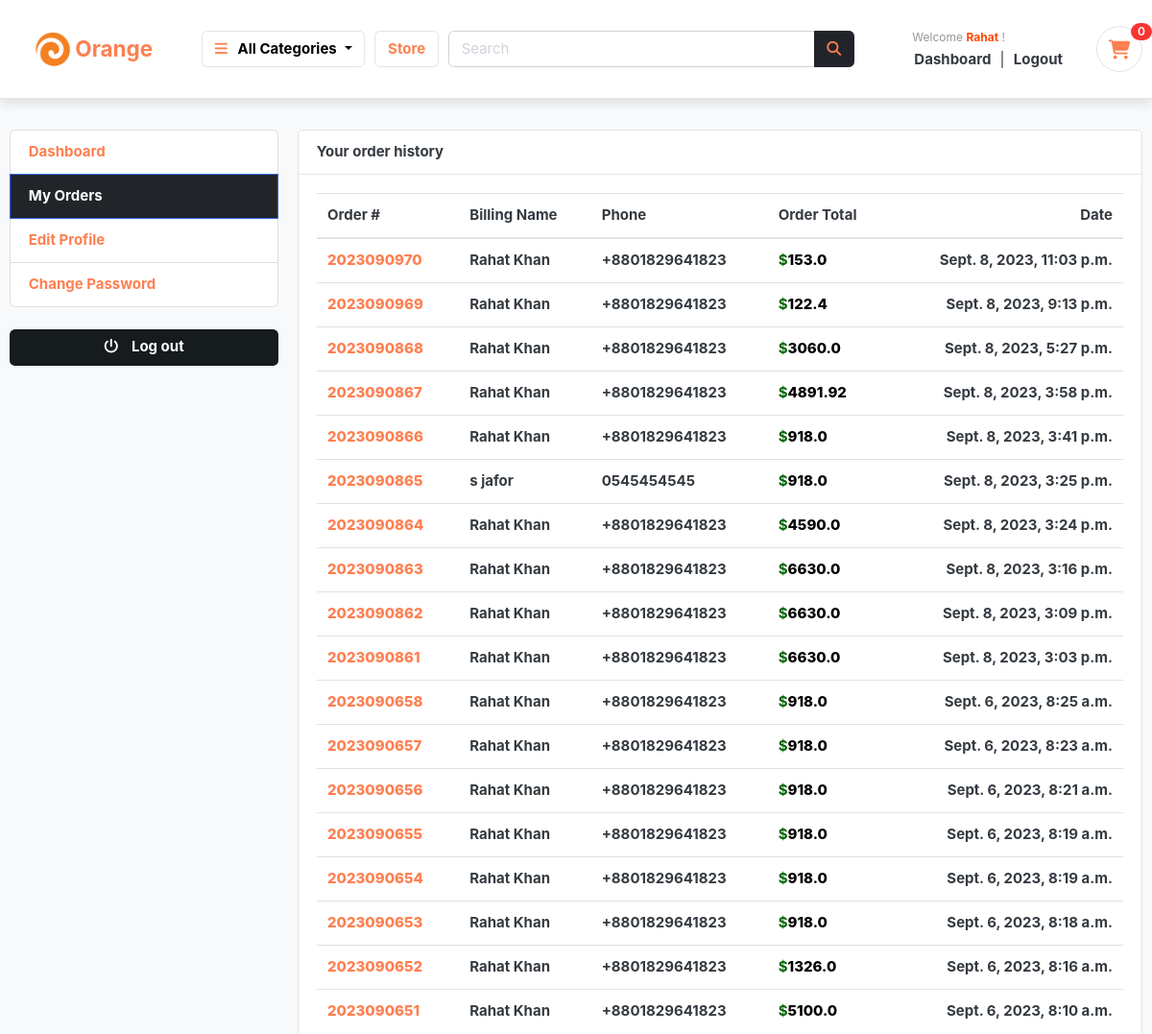
Before: /accounts/my_orders/ (signed in, upper part) with the older database file.
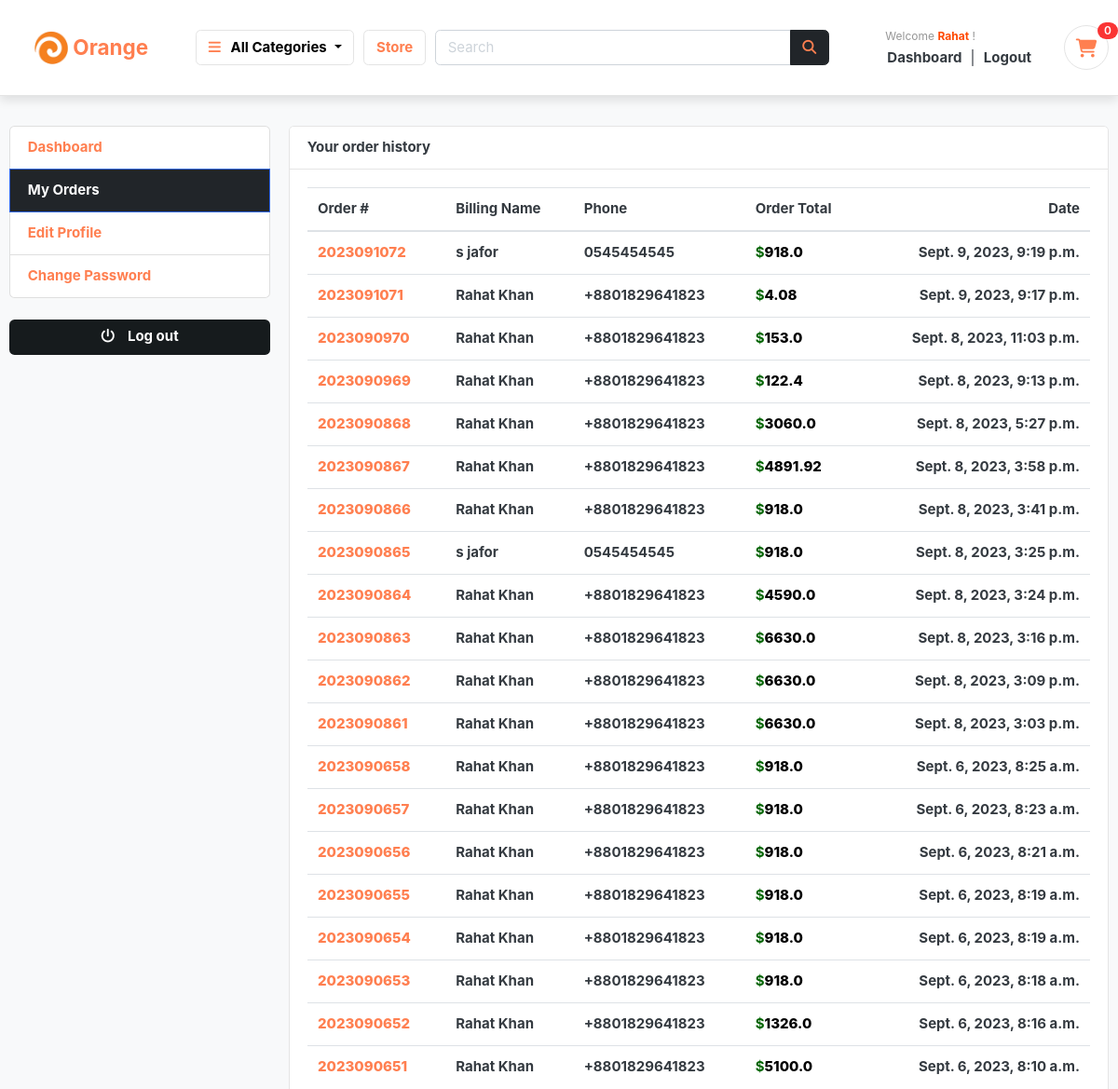
After: the same page with the newer database file.
### orders/models.py (models this page shows, shortened)
class Order(models.Model):
    STATUS = (
        ('New', 'New'),
        ('Accepted', 'Accepted'),
        ('Completed', 'Completed'),
        ('Cancelled', 'Cancelled'),
    )
    user = models.ForeignKey(Account, on_delete=models.SET_NULL, null=True)
    payment = models.ForeignKey(Payment, on_delete=models.SET_NULL, blank=True, null=True)
    order_number = models.CharField(max_length=20)
    first_name = models.CharField(max_length=50)
    last_name = models.CharField(max_length=50)
    phone = models.CharField(max_length=15)
    email = models.EmailField(max_length=50)
    address_line_1 = models.CharField(max_length=50)
    address_line_2 = models.CharField(max_length=50, blank=True)
    country = models.CharField(max_length=50)
    state = models.CharField(max_length=50)
    city = models.CharField(max_length=50)
    order_note = models.CharField(max_length=100, blank=True)
    order_total = models.FloatField()
    tax = models.FloatField()
    status = models.CharField(max_length=10, choices=STATUS, default='New')
    ip = models.CharField(blank=True, max_length=20)
    is_ordered = models.BooleanField(default=False)
    created_at = models.DateTimeField(auto_now_add=True)
    updated_at = models.DateTimeField(auto_now=True)
    def full_name(self):
        return f'{self.first_name} {self.last_name}'

### accounts/views.py (the view)
# urls.py: path('my_orders/', views.my_orders, name='my_orders'),
@login_required(login_url='login')
def my_orders(request):
    orders = Order.objects.filter(user=request.user, is_ordered=True).order_by('-created_at')
    context = {
        'orders': orders,
    }
    return render(request, 'accounts/my_orders.html', context)

### cart/context_processors.py (called while the page is built)
def counter(request):
    cart_count = 0
    if 'admin' in request.path:
        return {}
    else:
        try:
            cart = Cart.objects.filter(cart_id=_cart_id(request))
            if request.user.is_authenticated:
                cart_items = CartItem.objects.all().filter(user=request.user)
            else:
                cart_items = CartItem.objects.all().filter(cart=cart[:1])
            for cart_item in cart_items:
                cart_count += cart_item.quantity
        except Cart.DoesNotExist:
            cart_count = 0
    return dict(cart_count=cart_count)

### cart/views.py (called while the page is built)
def _cart_id(request):
    cart = request.session.session_key
    if not cart:
        cart = request.session.create()
    return cart

### category/context_processors.py (called while the page is built)
def menu_links(request):
    links = Category.objects.all()
    return dict(links=links)

### category/models.py (called while the page is built)
    def get_url(self):
        return reverse('products_by_category', args=[self.slug])

### accounts/templates/accounts/my_orders.html (shortened to what this page needs)
{% extends 'base.html' %}
{% block content %}
<section class="section-conten padding-y bg mt-5 pt-5">
<div class="container pt-5">
	<div class="row">
	{% include 'accounts/dashboard_sidebar.html' %}
	<main class="col-md-9">
		<article class="card">
		<header class="card-header">
			<strong class="d-inline-block mr-3">Your order history</strong>
		</header>
		<div class="card-body">
			<div class="row">
			<div class="col-md-12">
				<table class="table table-hover">
				  <thead>
				    <tr>
				      <th scope="col">Order #</th>
				      <th scope="col">Billing Name</th>
				      <th scope="col">Phone</th>
				      <th scope="col">Order Total</th>
							<th scope="col">Date</th>
				    </tr>
				  </thead>
				  <tbody>
						{% for order in orders %}
				    <tr>
				      <th scope="row"><a href="{% url 'order_detail' order.order_number %}" style="color:coral;font-weight:800;" class="link">{{order.order_number}}</a></th>
				      <td style="font-weight:700;">{{order.full_name}}</td>
				      <td style="font-weight:700;">{{order.phone}}</td>
				      <td style="font-weight:700;"><span style="color: darkgreen;font-weight: 700;">$</span><span style="font-weight: 800;color:black;">{{order.order_total}}</span></td>
							<td style="font-weight:700;">{{order.created_at}}</td>
				    </tr>
				{% endfor %}
				  </tbody>
				</table>
			</div>
			</div>
		</div>
		</article>
	</main>
</div>
</div>
</section>
{% endblock %}

Changed rows visible on the page:
added Order: order_number "2023091072", full_name "s jafor", phone "0545454545", order_total "918.0", created_at "Sept. 9, 2023, 9:19 p.m."
added Order: order_number "2023091071", full_name "Rahat Khan", phone "+8801829641823", order_total "4.08", created_at "Sept. 9, 2023, 9:17 p.m."
